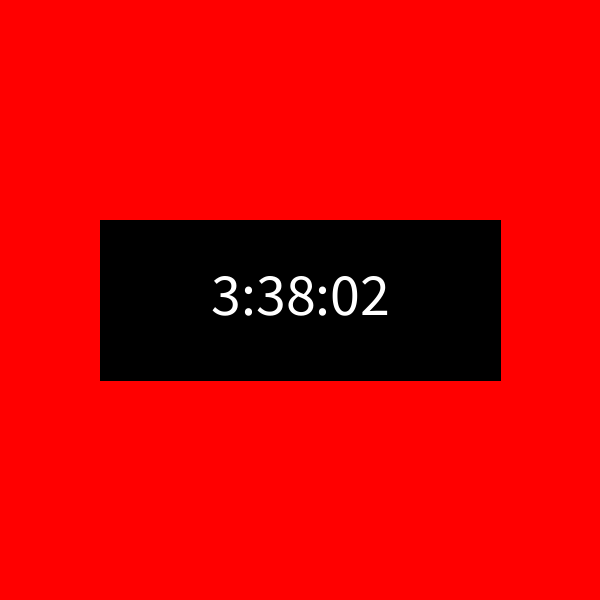
Frame 1 (no input)
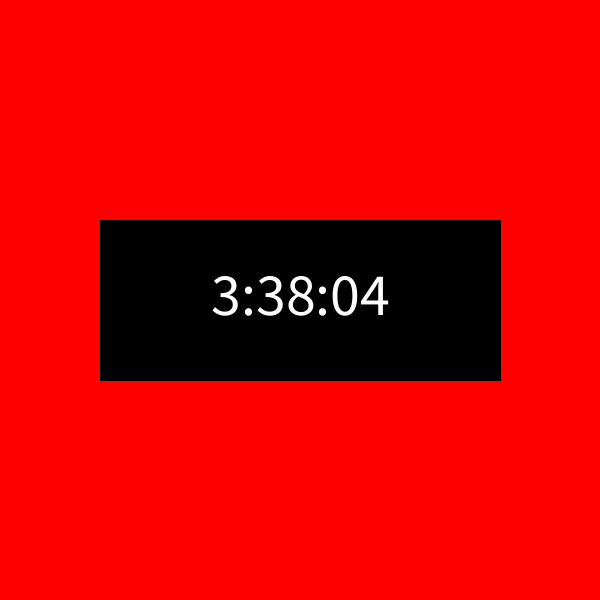
Frame 60 (the mouse pressed at the canvas centre just before this capture)
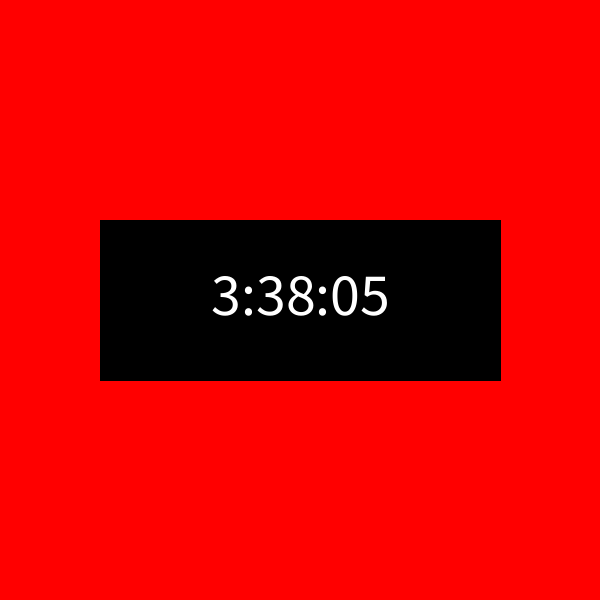
Frame 120 (the mouse held since frame 60 and released just before this capture)

The Processing sketch that drew these frames (run headless with seeded random() and noise(); from frame 60 on, the mouse is pressed at the canvas centre):

// Processing sketch: processing_144301
// ── processing_144301.pde

/*
Konkuk University
SOS iDesign

Name: Gwang il Lee
ID: 201420094

*/
int cx, cy;
DigitalClock digitalClock;

void setup() {
size(600, 600);
int radius = min(width, height) / 2;
digitalClock = new DigitalClock(60, width/2, height/2+15);
cx = width / 2;
cy = height / 2;
}

void draw() {
  println(mouseX + " : " + mouseY);
background(255,0,0);

fill(0);
rectMode(CENTER);

rect(300,300,400,160);
fill(255);
digitalClock.getTime();
digitalClock.display();


}
class DigitalClock extends Clock {
int fontSize;
float x, y;

DigitalClock(int _fontSize, float _x, float _y) {
fontSize = _fontSize;
x = _x;
y = _y;
}

void getTime() {
super.getTime();
}

void display() {
textSize(fontSize);
textAlign(CENTER);

text (h + ":" + nf(m, 2) + ":" + nf(s, 2), x, y);

}
}

class Clock {
int h, m, s;
Clock() {
}

void getTime() {
h = hour();
m = minute();
s = second();
}
}
